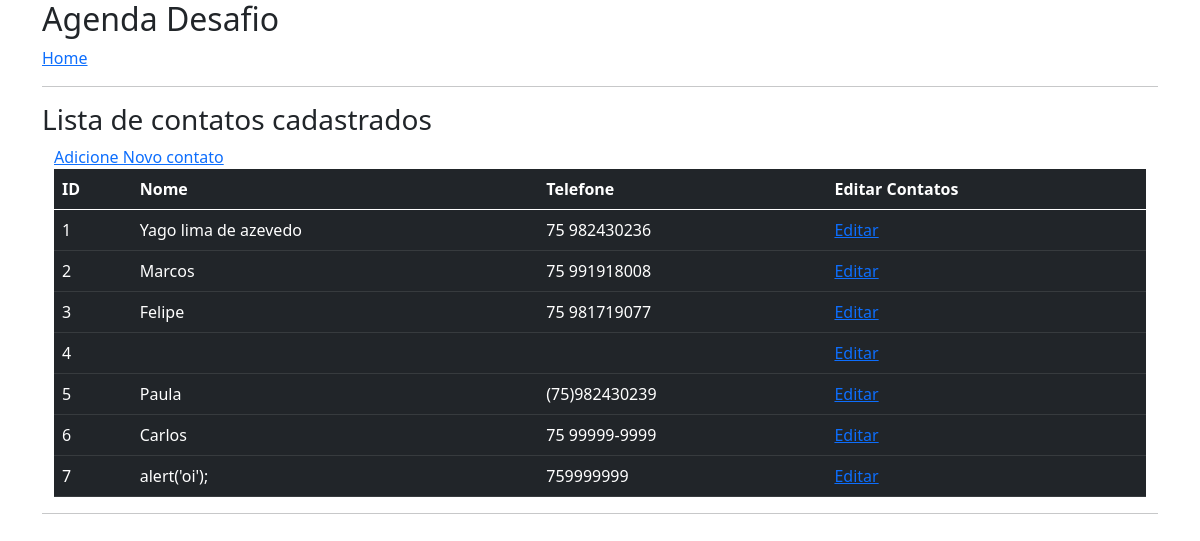
The page / on the database its author committed.
### tables this page shows
CREATE TABLE `tbcontatos` (
  `IdContato` int(11) NOT NULL,
  `Nome` varchar(100) NOT NULL,
  `Telefone` varchar(13) NOT NULL
);

### php/home/home.php (the view)
<header>
    <h3>Lista de contatos cadastrados</h3>
</header>
<section>
    <div class="container">
        <div>
            <a href="./index.php?menuop=contatoCreate">Adicione Novo contato</a>
        </div>
    <table class="table table-dark table-hover">
        <thead>
            <tr>
                <th>ID</th>
                <th>Nome</th>
                <th>Telefone</th>
                <th>Editar Contatos</th>
            </tr>
        </thead>
        <tbody>
            <?php
            $contatosdb = "SELECT * FROM tbcontatos";
            $rs = mysqli_query($conexao, $contatosdb) or die("Não foi possivel consultar" . mysqli_error($conexao));
            while ($data = mysqli_fetch_assoc($rs) ) {
            ?>
                <tr>
                    <td><?= $data["IdContato"] ?> </td>
                    <td><?= $data["Nome"] ?> </td>
                    <td><?= $data["Telefone"] ?> </td>
                    <td><a href="./index.php?menuop=editarPessoa&IdContato=<?= $data["IdContato"] ?>">Editar</a></td>
                </tr>
            <?php
            }
            ?>
        </tbody>
    </table>
    </div>
</section>

### index.php (shortened to what this page needs)
<?php include("./db/conexao.php");
?>
<!DOCTYPE html>
<html lang="en">
<head>
    <link href="https://cdn.jsdelivr.net/npm/bootstrap@5.0.2/dist/css/bootstrap.min.css" rel="stylesheet">
</head>
<body>
    <div class="container">
        <h2>Agenda Desafio</h2>
        <section>
            <nav>
                <a href="./index.php?menuop=home">Home</a>
            </nav>
            <hr>
        </section>
        <?php
        $menuop = (isset($_GET["menuop"])) ? $_GET["menuop"] : "home";
        switch ($menuop) {
            case 'home':
                include("./php/home/home.php");
                break;
        }
        ?>
        <hr>
</body>
</html>

### rows shown on the page
tbcontatos: IdContato "1", Nome "Yago lima de azevedo", Telefone "75 982430236"
tbcontatos: IdContato "2", Nome "Marcos", Telefone "75 991918008"
tbcontatos: IdContato "3", Nome "Felipe", Telefone "75 981719077"
tbcontatos: IdContato "4"
tbcontatos: IdContato "5", Nome "Paula", Telefone "(75)982430239"
tbcontatos: IdContato "6", Nome "Carlos", Telefone "75 99999-9999"
tbcontatos: IdContato "7", Nome "alert('oi');", Telefone "759999999"
